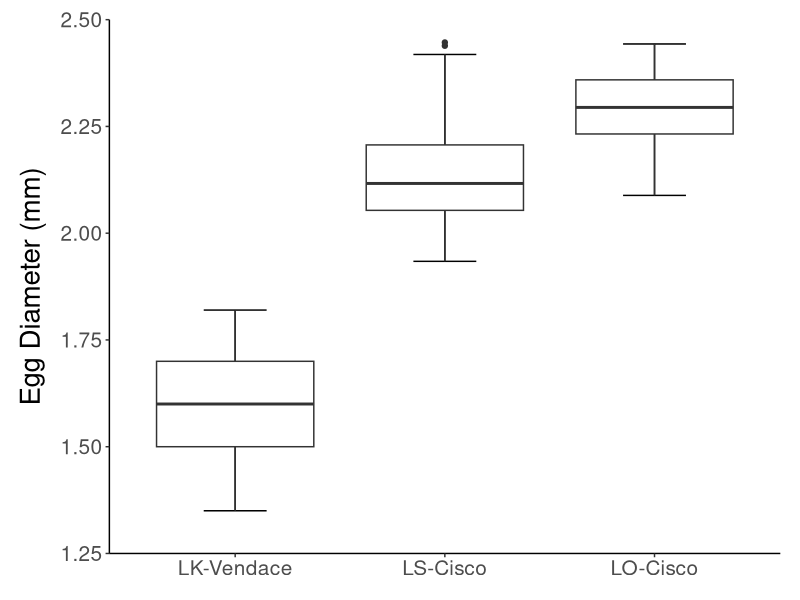

Here is the R script that generated this plot: (Note: this script raises an error after producing the figure.)
#### Clear the environment first ---------------------------------------------
rm(list = ls(all.names = TRUE))


#### Load packages -----------------------------------------------------------
library(dplyr)
library(readxl)
library(magrittr)
library(ggplot2)
library(emmeans)

#### Load embryo diameter data -----------------------------------------------
data <- read_excel("data/Coregonine-Temperature-Experiment-EggMeasurements.xlsx", sheet = "egg_diameter_mm", skip = 35) %>% 
  mutate(female = factor(female),
         population = factor(population, levels = c("konnevesi", "superior", "ontario"))) %>% 
  filter(fert_success == "y")


data.summary <- data %>% group_by(population) %>% 
  summarize(mean.diam = mean(dia_mm),
            sd.diam = sd(dia_mm),
            n = n())

## Fit linear model and run ANOVA
lm.embryo <- lm(dia_mm ~ 0 + population, data = data)
summary(lm.embryo)
anova(lm.embryo)

## Calculate estimated margin means
embryo.emm <- emmeans(lm.embryo, ~ population)

## Pairwise
pairs(embryo.emm, simple = "population", adjust = "tukey", type = "response") 


#### Visualizations ----------------------------------------------------------
ggplot(data, aes(x = population, y = dia_mm)) +
  stat_boxplot(geom = 'errorbar', width = 0.3) +
  geom_boxplot() +
  scale_y_continuous(limits = c(1.25, 2.5), breaks = seq(1.25, 2.5, 0.25), expand = c(0, 0)) +
  scale_x_discrete(labels = c("LK-Vendace", "LS-Cisco", "LO-Cisco")) +
  #scale_fill_grey("combine", start = 0.0, end = 0.8,
  #                labels = c("Konnevesi", "Superior", "Ontario")) +
  labs(x = "", y = "Egg Diameter (mm)") +
  theme_classic() +
  theme(axis.title.x = element_blank(),
        axis.title.y = element_text(color = "Black", size = 20, margin = margin(0, 10, 0, 0)),
        axis.text.x = element_text(size = 15),
        axis.text.y = element_text(size = 15),
        legend.position = "none",
        plot.margin = unit(c(5, 5, 5, 5), 'mm'))


ggsave("figures/adult/2020-EmbryoDiameter.png", width = 5.5, height = 7, dpi = 300)
